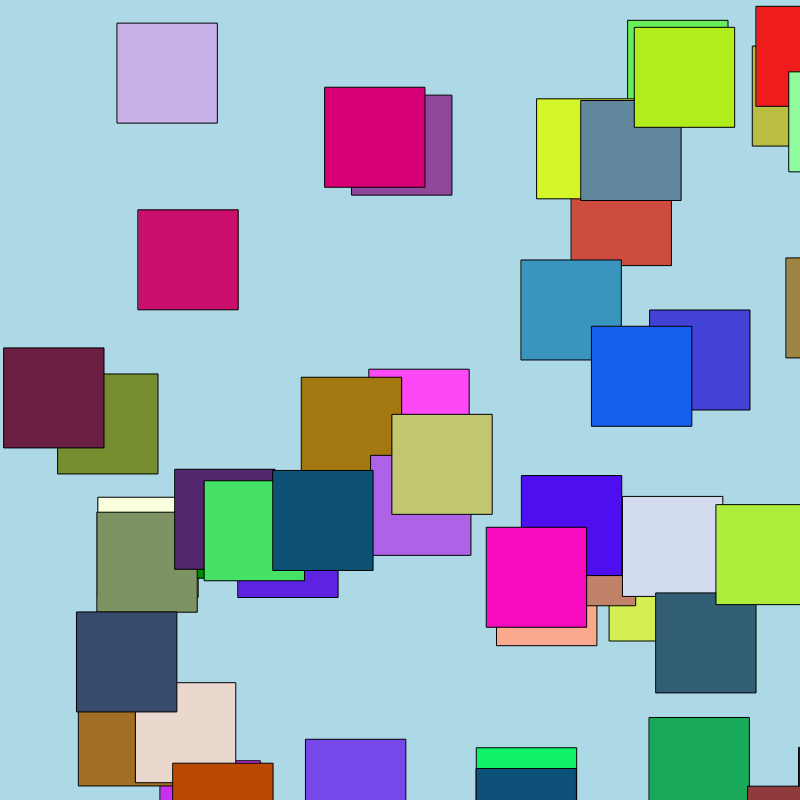
Frame 1 (no input)
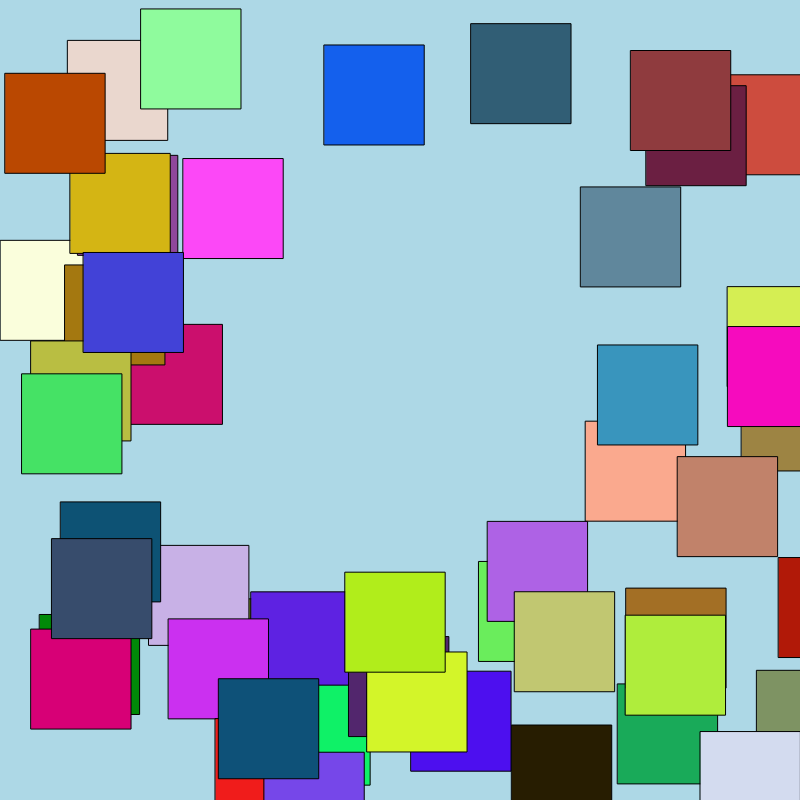
Frame 60 (no input)
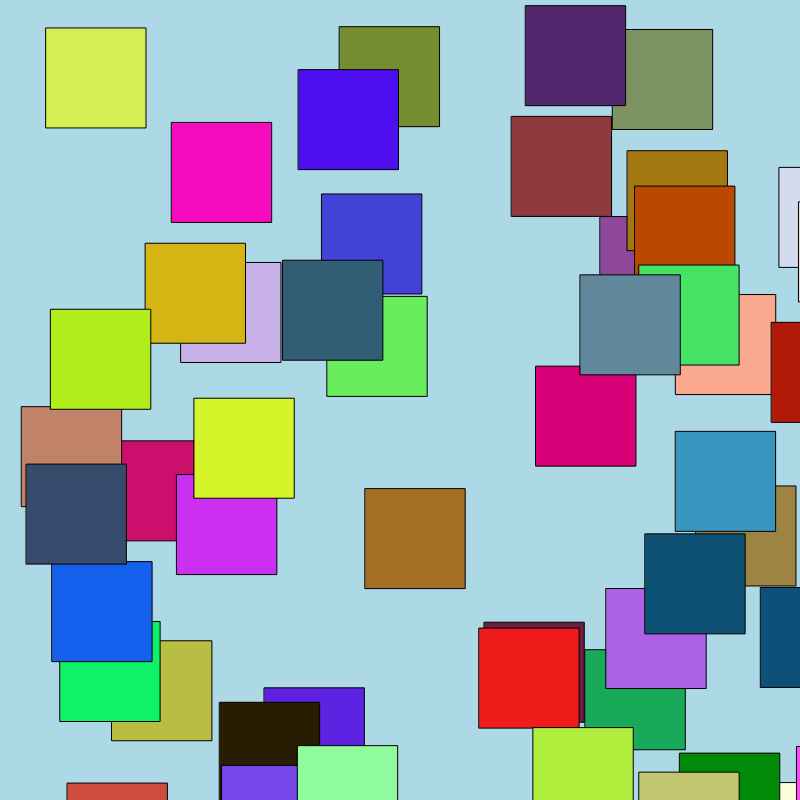
Frame 120 (the mouse pressed at the canvas centre since frame 60)

The p5.js sketch that drew these frames (run headless with seeded random() and noise() and a simulated clock; from frame 60 on, the mouse is pressed at the canvas centre):

// p5.js sketch
// ── sketch.js
var cars = [] ;

function setup() {
  createCanvas(800, 800);

for (var i = 0; i < 50; i ++) {
  cars.push(new Car());
}

}

function draw() {
  background ('lightblue');

  for (var i = 0; i < cars.length; i ++) {
  cars[i].display();
  cars[i].drive();
  }
}

function Car() {
//attrinutes
this.pos = createVector(random(width),random(height));
this.vel = createVector(random(-5,5),random(-5,5));
this.r = random(255);
this.g = random(255);
this.b = random(255);
//methods
 this.display = function() {
   fill(this.r, this.g, this.b)
   rect(this.pos.x,this.pos.y,100,100);

 }
 this.drive = function() {
   this.pos.add(this.vel);
   if (this.pos.x > width) this.pos.x = 0;
   if (this.pos.x < 0) this.pos.x = width;
   if (this.pos.y > height) this.pos.y = 0;
   if (this.pos.y < 0) this.pos.y = height;

 }
}

//Code 1 = highland park
//Code 2 =  Rocky?
//code hoby = music
//code food = tacos
